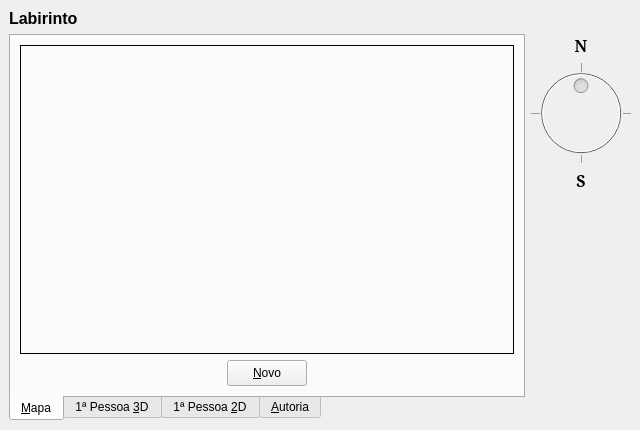
<?xml version="1.0" encoding="UTF-8"?>
<ui version="4.0">
 <author>Pedro Freire (www.pedrofreire.com)</author>
 <class>MainWindow</class>
 <widget class="QMainWindow" name="MainWindow">
  <property name="geometry">
   <rect>
    <x>0</x>
    <y>0</y>
    <width>640</width>
    <height>430</height>
   </rect>
  </property>
  <property name="windowTitle">
   <string>CG Maze (Labirinto)</string>
  </property>
  <property name="windowIcon">
   <iconset resource="imgs.qrc">
    <normaloff>:/mainwindow/imgs/mainwindow.icon.png</normaloff>:/mainwindow/imgs/mainwindow.icon.png</iconset>
  </property>
  <widget class="QWidget" name="centralwidget">
   <layout class="QVBoxLayout" name="verticalLayout">
    <item>
     <widget class="QLabel" name="label">
      <property name="font">
       <font>
        <pointsize>12</pointsize>
        <weight>75</weight>
        <bold>true</bold>
       </font>
      </property>
      <property name="toolTip">
       <string/>
      </property>
      <property name="text">
       <string>Labirinto</string>
      </property>
     </widget>
    </item>
    <item>
     <layout class="QHBoxLayout" name="horiz">
      <item>
       <widget class="QTabWidget" name="tabSet">
        <property name="enabled">
         <bool>true</bool>
        </property>
        <property name="contextMenuPolicy">
         <enum>Qt::NoContextMenu</enum>
        </property>
        <property name="tabPosition">
         <enum>QTabWidget::South</enum>
        </property>
        <property name="tabShape">
         <enum>QTabWidget::Rounded</enum>
        </property>
        <property name="currentIndex">
         <number>0</number>
        </property>
        <property name="elideMode">
         <enum>Qt::ElideNone</enum>
        </property>
        <property name="usesScrollButtons">
         <bool>false</bool>
        </property>
        <widget class="QWidget" name="tabMap">
         <attribute name="title">
          <string>&amp;Mapa</string>
         </attribute>
         <attribute name="toolTip">
          <string>Vista de cima do labirinto (mapa)</string>
         </attribute>
         <layout class="QVBoxLayout" name="verticalLayout_2">
          <item>
           <widget class="QFrame" name="frame">
            <property name="frameShape">
             <enum>QFrame::Box</enum>
            </property>
            <property name="frameShadow">
             <enum>QFrame::Plain</enum>
            </property>
            <layout class="QVBoxLayout" name="verticalLayout_5">
             <property name="margin">
              <number>0</number>
             </property>
             <item>
              <widget class="ViewMapGL" name="glViewMap" native="true">
               <property name="contextMenuPolicy">
                <enum>Qt::NoContextMenu</enum>
               </property>
              </widget>
             </item>
            </layout>
           </widget>
          </item>
          <item>
           <layout class="QHBoxLayout" name="horizontalLayout_2">
            <item>
             <spacer name="horizontalSpacer_4">
              <property name="orientation">
               <enum>Qt::Horizontal</enum>
              </property>
              <property name="sizeHint" stdset="0">
               <size>
                <width>40</width>
                <height>20</height>
               </size>
              </property>
             </spacer>
            </item>
            <item>
             <widget class="QPushButton" name="pushNew">
              <property name="minimumSize">
               <size>
                <width>0</width>
                <height>26</height>
               </size>
              </property>
              <property name="contextMenuPolicy">
               <enum>Qt::NoContextMenu</enum>
              </property>
              <property name="toolTip">
               <string>Começar de novo com outro labirinto</string>
              </property>
              <property name="text">
               <string>&amp;Novo</string>
              </property>
             </widget>
            </item>
            <item>
             <spacer name="horizontalSpacer_2">
              <property name="orientation">
               <enum>Qt::Horizontal</enum>
              </property>
              <property name="sizeHint" stdset="0">
               <size>
                <width>40</width>
                <height>20</height>
               </size>
              </property>
             </spacer>
            </item>
           </layout>
          </item>
         </layout>
        </widget>
        <widget class="QWidget" name="tabFP3D">
         <property name="enabled">
          <bool>true</bool>
         </property>
         <attribute name="title">
          <string>1ª Pessoa &amp;3D</string>
         </attribute>
         <attribute name="toolTip">
          <string>Vista de dentro do labirinto (com OpenGL 3D)</string>
         </attribute>
         <layout class="QVBoxLayout" name="verticalLayout_7">
          <item>
           <widget class="QFrame" name="frame_3">
            <property name="frameShape">
             <enum>QFrame::Box</enum>
            </property>
            <property name="frameShadow">
             <enum>QFrame::Plain</enum>
            </property>
            <layout class="QVBoxLayout" name="verticalLayout_8">
             <property name="margin">
              <number>0</number>
             </property>
             <item>
              <widget class="View3DGL" name="glView3D" native="true">
               <property name="contextMenuPolicy">
                <enum>Qt::NoContextMenu</enum>
               </property>
              </widget>
             </item>
            </layout>
           </widget>
          </item>
          <item>
           <layout class="QHBoxLayout" name="horizontalLayout_8">
            <item>
             <spacer name="horizontalSpacer_9">
              <property name="orientation">
               <enum>Qt::Horizontal</enum>
              </property>
              <property name="sizeHint" stdset="0">
               <size>
                <width>40</width>
                <height>20</height>
               </size>
              </property>
             </spacer>
            </item>
            <item>
             <widget class="QPushButton" name="pushTurnLeft3D">
              <property name="minimumSize">
               <size>
                <width>32</width>
                <height>24</height>
               </size>
              </property>
              <property name="contextMenuPolicy">
               <enum>Qt::NoContextMenu</enum>
              </property>
              <property name="toolTip">
               <string>Virar à esquerda</string>
              </property>
              <property name="text">
               <string/>
              </property>
              <property name="icon">
               <iconset resource="imgs.qrc">
                <normaloff>:/mainwindow/imgs/mainwindow.icon.turnLeft.png</normaloff>:/mainwindow/imgs/mainwindow.icon.turnLeft.png</iconset>
              </property>
              <property name="iconSize">
               <size>
                <width>11</width>
                <height>9</height>
               </size>
              </property>
              <property name="shortcut">
               <string notr="true">Left</string>
              </property>
             </widget>
            </item>
            <item>
             <widget class="QPushButton" name="pushMoveFwd3D">
              <property name="minimumSize">
               <size>
                <width>48</width>
                <height>26</height>
               </size>
              </property>
              <property name="contextMenuPolicy">
               <enum>Qt::NoContextMenu</enum>
              </property>
              <property name="toolTip">
               <string>Avançar</string>
              </property>
              <property name="text">
               <string/>
              </property>
              <property name="icon">
               <iconset resource="imgs.qrc">
                <normaloff>:/mainwindow/imgs/mainwindow.icon.goFwd.png</normaloff>:/mainwindow/imgs/mainwindow.icon.goFwd.png</iconset>
              </property>
              <property name="iconSize">
               <size>
                <width>11</width>
                <height>11</height>
               </size>
              </property>
              <property name="shortcut">
               <string notr="true">Up</string>
              </property>
             </widget>
            </item>
            <item>
             <widget class="QPushButton" name="pushTurnRight3D">
              <property name="minimumSize">
               <size>
                <width>32</width>
                <height>24</height>
               </size>
              </property>
              <property name="contextMenuPolicy">
               <enum>Qt::NoContextMenu</enum>
              </property>
              <property name="toolTip">
               <string>Virar à direita</string>
              </property>
              <property name="text">
               <string/>
              </property>
              <property name="icon">
               <iconset resource="imgs.qrc">
                <normaloff>:/mainwindow/imgs/mainwindow.icon.turnRight.png</normaloff>:/mainwindow/imgs/mainwindow.icon.turnRight.png</iconset>
              </property>
              <property name="iconSize">
               <size>
                <width>11</width>
                <height>9</height>
               </size>
              </property>
              <property name="shortcut">
               <string notr="true">Right</string>
              </property>
              <property name="flat">
               <bool>false</bool>
              </property>
             </widget>
            </item>
            <item>
             <spacer name="horizontalSpacer_10">
              <property name="orientation">
               <enum>Qt::Horizontal</enum>
              </property>
              <property name="sizeHint" stdset="0">
               <size>
                <width>40</width>
                <height>20</height>
               </size>
              </property>
             </spacer>
            </item>
           </layout>
          </item>
         </layout>
        </widget>
        <widget class="QWidget" name="tabFP2D">
         <property name="enabled">
          <bool>true</bool>
         </property>
         <attribute name="title">
          <string>1ª Pessoa &amp;2D</string>
         </attribute>
         <attribute name="toolTip">
          <string>Vista de dentro do labirinto (com OpenGL 2D)</string>
         </attribute>
         <layout class="QVBoxLayout" name="verticalLayout_3">
          <item>
           <widget class="QFrame" name="frame_2">
            <property name="frameShape">
             <enum>QFrame::Box</enum>
            </property>
            <property name="frameShadow">
             <enum>QFrame::Plain</enum>
            </property>
            <layout class="QVBoxLayout" name="verticalLayout_6">
             <property name="margin">
              <number>0</number>
             </property>
             <item>
              <widget class="View2DGL" name="glView2D" native="true">
               <property name="contextMenuPolicy">
                <enum>Qt::NoContextMenu</enum>
               </property>
              </widget>
             </item>
            </layout>
           </widget>
          </item>
          <item>
           <layout class="QHBoxLayout" name="horizontalLayout">
            <item>
             <spacer name="horizontalSpacer_3">
              <property name="orientation">
               <enum>Qt::Horizontal</enum>
              </property>
              <property name="sizeHint" stdset="0">
               <size>
                <width>40</width>
                <height>20</height>
               </size>
              </property>
             </spacer>
            </item>
            <item>
             <widget class="QPushButton" name="pushTurnLeft2D">
              <property name="minimumSize">
               <size>
                <width>32</width>
                <height>24</height>
               </size>
              </property>
              <property name="contextMenuPolicy">
               <enum>Qt::NoContextMenu</enum>
              </property>
              <property name="toolTip">
               <string>Virar à esquerda</string>
              </property>
              <property name="text">
               <string/>
              </property>
              <property name="icon">
               <iconset resource="imgs.qrc">
                <normaloff>:/mainwindow/imgs/mainwindow.icon.turnLeft.png</normaloff>:/mainwindow/imgs/mainwindow.icon.turnLeft.png</iconset>
              </property>
              <property name="iconSize">
               <size>
                <width>11</width>
                <height>9</height>
               </size>
              </property>
              <property name="shortcut">
               <string notr="true">Left</string>
              </property>
             </widget>
            </item>
            <item>
             <widget class="QPushButton" name="pushMoveFwd2D">
              <property name="minimumSize">
               <size>
                <width>48</width>
                <height>26</height>
               </size>
              </property>
              <property name="contextMenuPolicy">
               <enum>Qt::NoContextMenu</enum>
              </property>
              <property name="toolTip">
               <string>Avançar</string>
              </property>
              <property name="text">
               <string/>
              </property>
              <property name="icon">
               <iconset resource="imgs.qrc">
                <normaloff>:/mainwindow/imgs/mainwindow.icon.goFwd.png</normaloff>:/mainwindow/imgs/mainwindow.icon.goFwd.png</iconset>
              </property>
              <property name="iconSize">
               <size>
                <width>11</width>
                <height>11</height>
               </size>
              </property>
              <property name="shortcut">
               <string notr="true">Up</string>
              </property>
             </widget>
            </item>
            <item>
             <widget class="QPushButton" name="pushTurnRight2D">
              <property name="minimumSize">
               <size>
                <width>32</width>
                <height>24</height>
               </size>
              </property>
              <property name="contextMenuPolicy">
               <enum>Qt::NoContextMenu</enum>
              </property>
              <property name="toolTip">
               <string>Virar à direita</string>
              </property>
              <property name="text">
               <string/>
              </property>
              <property name="icon">
               <iconset resource="imgs.qrc">
                <normaloff>:/mainwindow/imgs/mainwindow.icon.turnRight.png</normaloff>:/mainwindow/imgs/mainwindow.icon.turnRight.png</iconset>
              </property>
              <property name="iconSize">
               <size>
                <width>11</width>
                <height>9</height>
               </size>
              </property>
              <property name="shortcut">
               <string notr="true">Right</string>
              </property>
              <property name="flat">
               <bool>false</bool>
              </property>
             </widget>
            </item>
            <item>
             <spacer name="horizontalSpacer">
              <property name="orientation">
               <enum>Qt::Horizontal</enum>
              </property>
              <property name="sizeHint" stdset="0">
               <size>
                <width>40</width>
                <height>20</height>
               </size>
              </property>
             </spacer>
            </item>
           </layout>
          </item>
         </layout>
        </widget>
        <widget class="QWidget" name="tabAbout">
         <attribute name="title">
          <string>&amp;Autoria</string>
         </attribute>
         <attribute name="toolTip">
          <string>Autoria do jogo</string>
         </attribute>
         <layout class="QHBoxLayout" name="horizontalLayout_4">
          <item>
           <widget class="QLabel" name="label_4">
            <property name="text">
             <string>&lt;!DOCTYPE HTML PUBLIC &quot;-//W3C//DTD HTML 4.0//EN&quot; &quot;http://www.w3.org/TR/REC-html40/strict.dtd&quot;&gt;
&lt;html&gt;&lt;head&gt;&lt;meta name=&quot;qrichtext&quot; content=&quot;1&quot; /&gt;&lt;style type=&quot;text/css&quot;&gt;
p, li { white-space: pre-wrap; }
&lt;/style&gt;&lt;/head&gt;&lt;body style=&quot; font-family:'Sans Serif'; font-size:10pt; font-weight:400; font-style:normal;&quot;&gt;
&lt;p style=&quot; margin-top:0px; margin-bottom:0px; margin-left:0px; margin-right:0px; -qt-block-indent:0; text-indent:0px;&quot;&gt;&lt;img src=&quot;:/mainwindow/imgs/mainwindow.icon.png&quot; /&gt;&lt;/p&gt;
&lt;p style=&quot;-qt-paragraph-type:empty; margin-top:0px; margin-bottom:0px; margin-left:0px; margin-right:0px; -qt-block-indent:0; text-indent:0px; font-family:'MS Shell Dlg 2'; font-size:8pt;&quot;&gt;&lt;br /&gt;&lt;/p&gt;
&lt;p style=&quot; margin-top:0px; margin-bottom:0px; margin-left:0px; margin-right:0px; -qt-block-indent:0; text-indent:0px;&quot;&gt;&lt;span style=&quot; font-family:'MS Shell Dlg 2'; font-size:8pt;&quot;&gt;Jogo do labirinto para Computação Gráfica, v1.3&lt;br /&gt;Exemplo e exercício académico&lt;/span&gt;&lt;/p&gt;
&lt;p style=&quot;-qt-paragraph-type:empty; margin-top:0px; margin-bottom:0px; margin-left:0px; margin-right:0px; -qt-block-indent:0; text-indent:0px; font-family:'MS Shell Dlg 2'; font-size:8pt;&quot;&gt;&lt;br /&gt;&lt;/p&gt;
&lt;p style=&quot;-qt-paragraph-type:empty; margin-top:0px; margin-bottom:0px; margin-left:0px; margin-right:0px; -qt-block-indent:0; text-indent:0px; font-family:'MS Shell Dlg 2'; font-size:8pt;&quot;&gt;&lt;br /&gt;&lt;/p&gt;
&lt;p style=&quot; margin-top:0px; margin-bottom:0px; margin-left:0px; margin-right:0px; -qt-block-indent:0; text-indent:0px;&quot;&gt;&lt;span style=&quot; font-family:'MS Shell Dlg 2'; font-size:8pt;&quot;&gt;© 2010-2013 Pedro Freire&lt;/span&gt;&lt;/p&gt;
&lt;p style=&quot; margin-top:0px; margin-bottom:0px; margin-left:0px; margin-right:0px; -qt-block-indent:0; text-indent:0px;&quot;&gt;&lt;a href=&quot;http://www.pedrofreire.com/&quot;&gt;&lt;span style=&quot; font-family:'MS Shell Dlg 2'; font-size:8pt; text-decoration: underline; color:#0000ff;&quot;&gt;www.pedrofreire.com&lt;/span&gt;&lt;/a&gt;&lt;/p&gt;
&lt;p style=&quot;-qt-paragraph-type:empty; margin-top:0px; margin-bottom:0px; margin-left:0px; margin-right:0px; -qt-block-indent:0; text-indent:0px; font-family:'MS Shell Dlg 2'; font-size:8pt;&quot;&gt;&lt;br /&gt;&lt;/p&gt;
&lt;p style=&quot; margin-top:0px; margin-bottom:0px; margin-left:0px; margin-right:0px; -qt-block-indent:0; text-indent:0px;&quot;&gt;&lt;a href=&quot;http://creativecommons.org/licenses/by-nc-sa/2.5/pt/&quot;&gt;&lt;img src=&quot;:/mainwindow/imgs/mainwindow.icon.cc.png&quot; /&gt;&lt;/a&gt;&lt;/p&gt;
&lt;p style=&quot;-qt-paragraph-type:empty; margin-top:0px; margin-bottom:0px; margin-left:0px; margin-right:0px; -qt-block-indent:0; text-indent:0px; font-family:'MS Shell Dlg 2'; font-size:8pt;&quot;&gt;&lt;br /&gt;&lt;/p&gt;
&lt;p style=&quot; margin-top:0px; margin-bottom:0px; margin-left:0px; margin-right:0px; -qt-block-indent:0; text-indent:0px;&quot;&gt;&lt;span style=&quot; font-family:'MS Shell Dlg 2'; font-size:8pt;&quot;&gt;Este software é gratuito &lt;/span&gt;&lt;span style=&quot; font-family:'MS Shell Dlg 2'; font-size:8pt; font-weight:600;&quot;&gt;desde que&lt;/span&gt;&lt;span style=&quot; font-family:'MS Shell Dlg 2'; font-size:8pt;&quot;&gt;&lt;br /&gt;mantenha esta mensagem de direito de autor.&lt;/span&gt;&lt;/p&gt;
&lt;p style=&quot;-qt-paragraph-type:empty; margin-top:0px; margin-bottom:0px; margin-left:0px; margin-right:0px; -qt-block-indent:0; text-indent:0px; font-family:'MS Shell Dlg 2'; font-size:8pt;&quot;&gt;&lt;br /&gt;&lt;/p&gt;&lt;/body&gt;&lt;/html&gt;</string>
            </property>
            <property name="alignment">
             <set>Qt::AlignCenter</set>
            </property>
            <property name="wordWrap">
             <bool>true</bool>
            </property>
            <property name="openExternalLinks">
             <bool>true</bool>
            </property>
           </widget>
          </item>
         </layout>
        </widget>
       </widget>
      </item>
      <item>
       <layout class="QVBoxLayout" name="verticalLayout_4">
        <item>
         <widget class="QLabel" name="label_2">
          <property name="font">
           <font>
            <family>MS Serif</family>
            <pointsize>12</pointsize>
            <weight>75</weight>
            <bold>true</bold>
           </font>
          </property>
          <property name="contextMenuPolicy">
           <enum>Qt::NoContextMenu</enum>
          </property>
          <property name="toolTip">
           <string>Norte</string>
          </property>
          <property name="text">
           <string>N</string>
          </property>
          <property name="alignment">
           <set>Qt::AlignCenter</set>
          </property>
         </widget>
        </item>
        <item>
         <widget class="QDial" name="dialCompass">
          <property name="enabled">
           <bool>false</bool>
          </property>
          <property name="focusPolicy">
           <enum>Qt::NoFocus</enum>
          </property>
          <property name="contextMenuPolicy">
           <enum>Qt::NoContextMenu</enum>
          </property>
          <property name="toolTip">
           <string>Orientação da vista</string>
          </property>
          <property name="maximum">
           <number>4</number>
          </property>
          <property name="singleStep">
           <number>1</number>
          </property>
          <property name="pageStep">
           <number>1</number>
          </property>
          <property name="value">
           <number>2</number>
          </property>
          <property name="sliderPosition">
           <number>2</number>
          </property>
          <property name="tracking">
           <bool>false</bool>
          </property>
          <property name="orientation">
           <enum>Qt::Horizontal</enum>
          </property>
          <property name="invertedAppearance">
           <bool>false</bool>
          </property>
          <property name="invertedControls">
           <bool>false</bool>
          </property>
          <property name="wrapping">
           <bool>true</bool>
          </property>
          <property name="notchTarget">
           <double>1.000000000000000</double>
          </property>
          <property name="notchesVisible">
           <bool>true</bool>
          </property>
         </widget>
        </item>
        <item>
         <widget class="QLabel" name="label_3">
          <property name="font">
           <font>
            <family>MS Serif</family>
            <pointsize>12</pointsize>
            <weight>75</weight>
            <bold>true</bold>
           </font>
          </property>
          <property name="contextMenuPolicy">
           <enum>Qt::NoContextMenu</enum>
          </property>
          <property name="toolTip">
           <string>Sul</string>
          </property>
          <property name="text">
           <string>S</string>
          </property>
          <property name="alignment">
           <set>Qt::AlignCenter</set>
          </property>
         </widget>
        </item>
        <item>
         <spacer name="verticalSpacer">
          <property name="orientation">
           <enum>Qt::Vertical</enum>
          </property>
          <property name="sizeHint" stdset="0">
           <size>
            <width>20</width>
            <height>40</height>
           </size>
          </property>
         </spacer>
        </item>
       </layout>
      </item>
     </layout>
    </item>
   </layout>
  </widget>
  <widget class="QMenuBar" name="menubar">
   <property name="geometry">
    <rect>
     <x>0</x>
     <y>0</y>
     <width>640</width>
     <height>23</height>
    </rect>
   </property>
  </widget>
 </widget>
 <customwidgets>
  <customwidget>
   <class>ViewMapGL</class>
   <extends>QWidget</extends>
   <header>view_gl.h</header>
   <container>1</container>
  </customwidget>
  <customwidget>
   <class>View2DGL</class>
   <extends>QWidget</extends>
   <header>view_gl.h</header>
   <container>1</container>
  </customwidget>
  <customwidget>
   <class>View3DGL</class>
   <extends>QWidget</extends>
   <header>view_gl.h</header>
   <container>1</container>
  </customwidget>
 </customwidgets>
 <tabstops>
  <tabstop>tabSet</tabstop>
  <tabstop>pushNew</tabstop>
  <tabstop>pushTurnLeft2D</tabstop>
  <tabstop>pushMoveFwd2D</tabstop>
  <tabstop>pushTurnRight2D</tabstop>
  <tabstop>dialCompass</tabstop>
 </tabstops>
 <resources>
  <include location="imgs.qrc"/>
 </resources>
 <connections/>
</ui>
